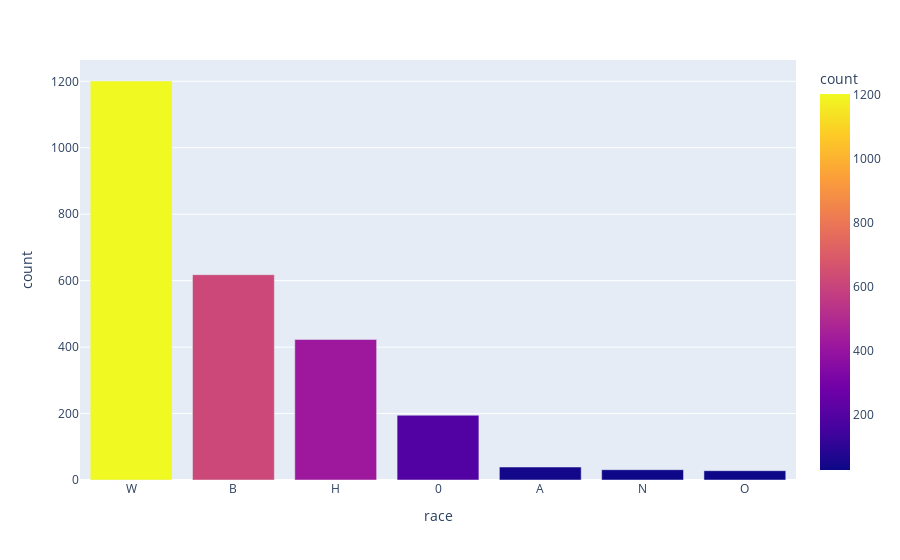

Notebook source saved alongside this figure:
### Code cell
px.bar(data_frame=race_deaths, x='race', y='count', color='count')

### Figure 1 — Plotly figure (JSON) as saved in the notebook; plotly's stock layout.template omitted (floating-point values rounded to 4 significant figures)
{"data": [{"alignmentgroup": "True", "hovertemplate": "race=%{x}<br>count=%{marker.color}<extra></extra>", "legendgroup": "", "marker": {"color": [1201, 618, 423, 195, 39, 31, 28], "coloraxis": "coloraxis", "pattern": {"shape": ""}}, "name": "", "offsetgroup": "", "orientation": "v", "showlegend": false, "textposition": "auto", "type": "bar", "x": ["W", "B", "H", 0, "A", "N", "O"], "xaxis": "x", "y": [1201, 618, 423, 195, 39, 31, 28], "yaxis": "y"}], "layout": {"barmode": "relative", "coloraxis": {"colorbar": {"title": {"text": "count"}}, "colorscale": [[0, "#0d0887"], [0.1111, "#46039f"], [0.2222, "#7201a8"], [0.3333, "#9c179e"], [0.4444, "#bd3786"], [0.5556, "#d8576b"], [0.6667, "#ed7953"], [0.7778, "#fb9f3a"], [0.8889, "#fdca26"], [1, "#f0f921"]]}, "legend": {"tracegroupgap": 0}, "margin": {"t": 60}, "xaxis": {"anchor": "y", "domain": [0, 1], "title": {"text": "race"}}, "yaxis": {"anchor": "x", "domain": [0, 1], "title": {"text": "count"}}}}
